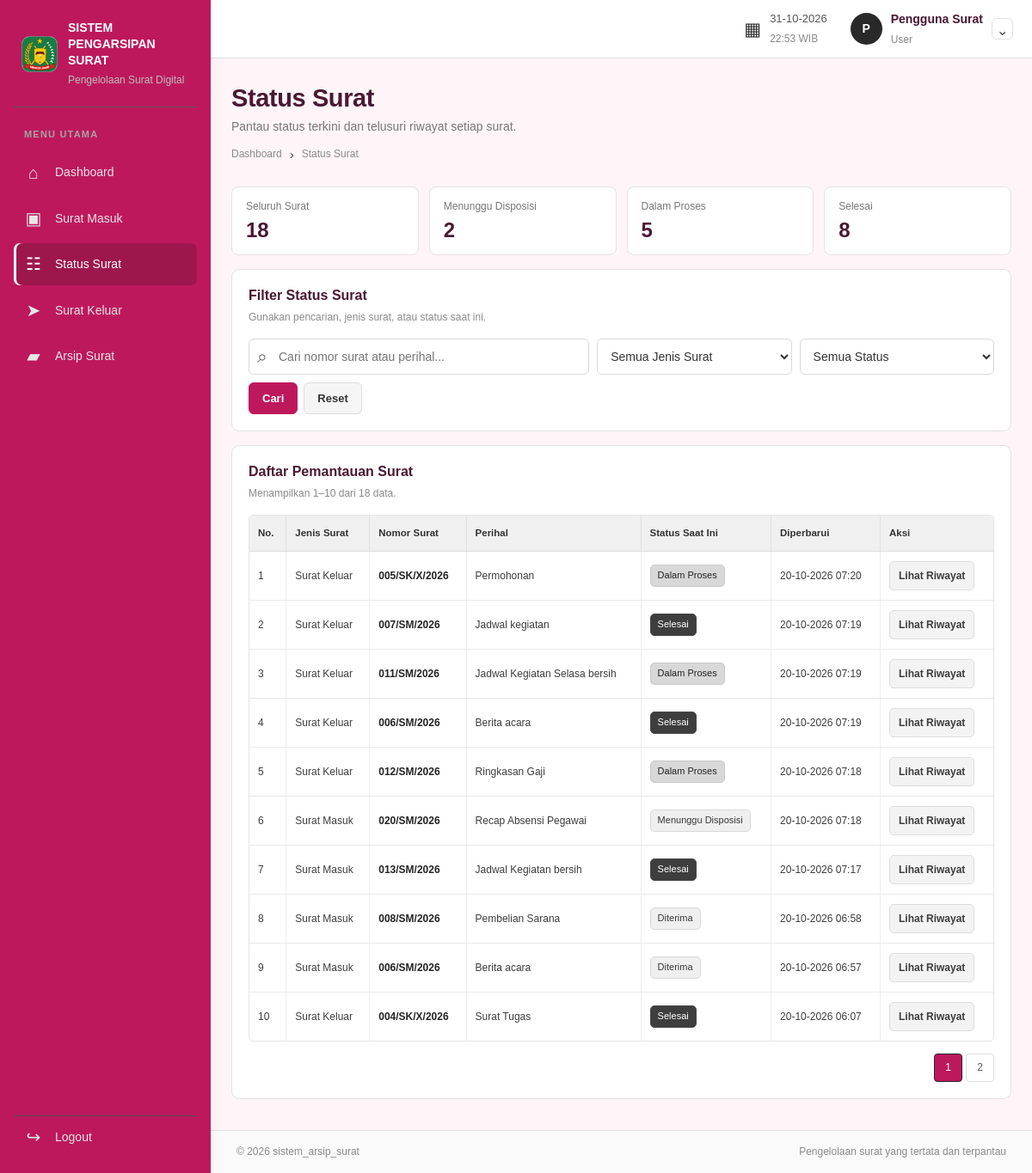
The app's page /user/status_surat/index.php (signed in) with its own data.
### tables this page shows
CREATE TABLE `surat` (
  `id` int(10) UNSIGNED NOT NULL,
  `jenis_surat` enum('Masuk','Keluar') NOT NULL,
  `nomor_surat` varchar(100) NOT NULL,
  `tanggal_surat` date NOT NULL,
  `tanggal_diterima` date DEFAULT NULL,
  `pengirim` varchar(200) NOT NULL DEFAULT '',
  `tujuan` varchar(200) NOT NULL DEFAULT '',
  `perihal` varchar(250) NOT NULL,
  `deskripsi` text DEFAULT NULL,
  `uploaded_file` varchar(255) DEFAULT NULL,
  `status` varchar(40) NOT NULL,
  `created_by` int(10) UNSIGNED NOT NULL,
  `updated_by` int(10) UNSIGNED DEFAULT NULL,
  `created_at` timestamp NOT NULL DEFAULT current_timestamp(),
  `updated_at` timestamp NOT NULL DEFAULT current_timestamp() ON UPDATE current_timestamp()
);

### user/status_surat/index.php (the view, shortened to what this page needs)
<?php
require_once __DIR__ . '/../../include/auth_user.php';
$role = 'User'; $area = 'user'; $activeMenu = 'status'; $pageTitle = 'Status Surat';
$q = trim((string)($_GET['q'] ?? '')); $like = '%' . $q . '%';
$typeFilter = trim((string)($_GET['jenis'] ?? ''));
if (!in_array($typeFilter, ['Masuk','Keluar'], true)) $typeFilter = '';
$statusFilter = trim((string)($_GET['status'] ?? ''));
$validStatuses = ['Diterima','Menunggu Disposisi','Dalam Proses','Selesai','Ditolak','Draft','Dibatalkan'];
if (!in_array($statusFilter, $validStatuses, true)) $statusFilter = '';
$page = max(1,(int)($_GET['page'] ?? 1)); $perPage=10;
$count = $conn->prepare("SELECT COUNT(*) AS total FROM surat WHERE (?='' OR jenis_surat=?) AND (?='' OR nomor_surat LIKE ? OR perihal LIKE ? OR pengirim LIKE ? OR tujuan LIKE ?) AND (?='' OR status=?)");
$count->bind_param('sssssssss',$typeFilter,$typeFilter,$q,$like,$like,$like,$like,$statusFilter,$statusFilter); $count->execute(); $total=(int)$count->get_result()->fetch_assoc()['total']; $count->close();
$totalPages=max(1,(int)ceil($total/$perPage)); $page=min($page,$totalPages); $offset=($page-1)*$perPage;
$stmt=$conn->prepare("SELECT s.*, u.nama AS pembuat FROM surat s JOIN users u ON u.id=s.created_by WHERE (?='' OR s.jenis_surat=?) AND (?='' OR s.nomor_surat LIKE ? OR s.perihal LIKE ? OR s.pengirim LIKE ? OR s.tujuan LIKE ?) AND (?='' OR s.status=?) ORDER BY s.updated_at DESC, s.id DESC LIMIT ? OFFSET ?");
$stmt->bind_param('sssssssssii',$typeFilter,$typeFilter,$q,$like,$like,$like,$like,$statusFilter,$statusFilter,$perPage,$offset);
$stmt->execute(); $rows=$stmt->get_result();
require __DIR__ . '/../../include/header.php';
?>
<div class="page-heading"><div><h1>Status Surat</h1><p>Pantau status terkini dan telusuri riwayat setiap surat.</p><div class="breadcrumbs"><a href="<?= BASE_URL ?>/<?= $area ?>/dashboard.php">Dashboard</a><span>›</span>Status Surat</div></div></div>
<div class="mini-stats"><div><span>Seluruh Surat</span><strong><?= number_format($total) ?></strong></div><div><span>Menunggu Disposisi</span><?php $n=$conn->query("SELECT COUNT(*) jumlah FROM surat WHERE status='Menunggu Disposisi'")->fetch_assoc(); ?><strong><?= number_format((int)$n['jumlah']) ?></strong></div><div><span>Dalam Proses</span><?php $n=$conn->query("SELECT COUNT(*) jumlah FROM surat WHERE status='Dalam Proses'")->fetch_assoc(); ?><strong><?= number_format((int)$n['jumlah']) ?></strong></div><div><span>Selesai</span><?php $n=$conn->query("SELECT COUNT(*) jumlah FROM surat WHERE status='Selesai'")->fetch_assoc(); ?><strong><?= number_format((int)$n['jumlah']) ?></strong></div></div>
<section class="panel filter-panel"><div class="panel-heading"><div><h2>Filter Status Surat</h2><p>Gunakan pencarian, jenis surat, atau status saat ini.</p></div></div><form class="filter-form status-filter" method="get"><label class="search-input"><span>⌕</span><input type="search" name="q" value="<?= htmlspecialchars($q, ENT_QUOTES, 'UTF-8') ?>" placeholder="Cari nomor surat atau perihal..."></label><select name="jenis"><option value="">Semua Jenis Surat</option></select><select name="status"><option value="">Semua Status</option></select><div class="filter-actions"><button class="button button-dark" type="submit">Cari</button><a class="button button-light" href="<?= BASE_URL ?>/<?= $area ?>/status_surat/index.php">Reset</a></div></form></section>
<section class="panel"><div class="panel-heading"><div><h2>Daftar Pemantauan Surat</h2><p>Menampilkan <?= $total ? $offset+1 : 0 ?>–<?= min($offset+$perPage,$total) ?> dari <?= number_format($total) ?> data.</p></div></div>
<?php if ($rows->num_rows > 0): ?><div class="table-wrap"><table><thead><tr><th>No.</th><th>Jenis Surat</th><th>Nomor Surat</th><th>Perihal</th><th>Status Saat Ini</th><th>Diperbarui</th><th>Aksi</th></tr></thead><tbody><?php $no=$offset+1; while ($row=$rows->fetch_assoc()): ?><tr><td><?= $no++ ?></td><td><?= $row['jenis_surat']==='Masuk'?'Surat Masuk':'Surat Keluar' ?></td><td class="cell-strong"><?= htmlspecialchars($row['nomor_surat'], ENT_QUOTES, 'UTF-8') ?></td><td><?= htmlspecialchars($row['perihal'], ENT_QUOTES, 'UTF-8') ?></td><td><span class="status-badge <?= $row['status']==='Selesai'?'status-done':($row['status']==='Dalam Proses'?'status-progress':(in_array($row['status'],['Ditolak','Dibatalkan'],true)?'status-rejected':'status-waiting')) ?>"><?= htmlspecialchars($row['status'], ENT_QUOTES, 'UTF-8') ?></span></td><td><?= date('d-m-Y H:i',strtotime($row['updated_at'])) ?></td><td><a class="button-small" href="<?= BASE_URL ?>/<?= $area ?>/status_surat/detail.php?id=<?= (int)$row['id'] ?>"><?= $role==='Admin'?'Pantau / Ubah':'Lihat Riwayat' ?></a></td></tr><?php endwhile; ?></tbody></table></div><?php else: ?><div class="empty-state">Surat tidak ditemukan untuk filter tersebut.</div><?php endif; ?>
<?php if ($totalPages>1): ?><nav class="pagination" aria-label="Paginasi"><?php for($p=1;$p<=$totalPages;$p++):$params=$_GET;$params['page']=$p; ?><a class="<?= $p===$page?'current':'' ?>" href="?<?= htmlspecialchars(http_build_query($params),ENT_QUOTES,'UTF-8') ?>"><?= $p ?></a><?php endfor; ?></nav><?php endif; ?></section>
<?php require __DIR__ . '/../../include/footer.php'; ?>

### records on screen
surat: jenis_surat "Surat Keluar", nomor_surat "005/SK/X/2026", perihal "Permohonan", status "Dalam Proses", updated_at "20-10-2026 07:20"
surat: jenis_surat "Surat Keluar", nomor_surat "007/SM/2026", perihal "Jadwal kegiatan", status "Selesai", updated_at "20-10-2026 07:19"
surat: jenis_surat "Surat Keluar", nomor_surat "011/SM/2026", perihal "Jadwal Kegiatan Selasa bersih", status "Dalam Proses", updated_at "20-10-2026 07:19"
surat: jenis_surat "Surat Keluar", nomor_surat "006/SM/2026", perihal "Berita acara", status "Selesai", updated_at "20-10-2026 07:19"
surat: jenis_surat "Surat Keluar", nomor_surat "012/SM/2026", perihal "Ringkasan Gaji", status "Dalam Proses", updated_at "20-10-2026 07:18"
surat: jenis_surat "Surat Masuk", nomor_surat "020/SM/2026", perihal "Recap Absensi Pegawai", status "Menunggu Disposisi", updated_at "20-10-2026 07:18"
surat: jenis_surat "Surat Masuk", nomor_surat "013/SM/2026", perihal "Jadwal Kegiatan bersih", status "Selesai", updated_at "20-10-2026 07:17"
surat: jenis_surat "Surat Masuk", nomor_surat "008/SM/2026", perihal "Pembelian Sarana", status "Diterima", updated_at "20-10-2026 06:58"
surat: jenis_surat "Surat Masuk", nomor_surat "006/SM/2026", perihal "Berita acara", status "Diterima", updated_at "20-10-2026 06:57"
surat: jenis_surat "Surat Keluar", nomor_surat "004/SK/X/2026", perihal "Surat Tugas", status "Selesai", updated_at "20-10-2026 06:07"

### other values on screen
substr($userInfo['nama'] ?? 'U', 0, 1) "P"
$userInfo['nama'] "Pengguna Surat"
$role "User"
$total "18"
$n['jumlah'] "2"
$n['jumlah'] "5"
$n['jumlah'] "8"
$offset+1 "1"
min($offset+$perPage,$total) "10"
